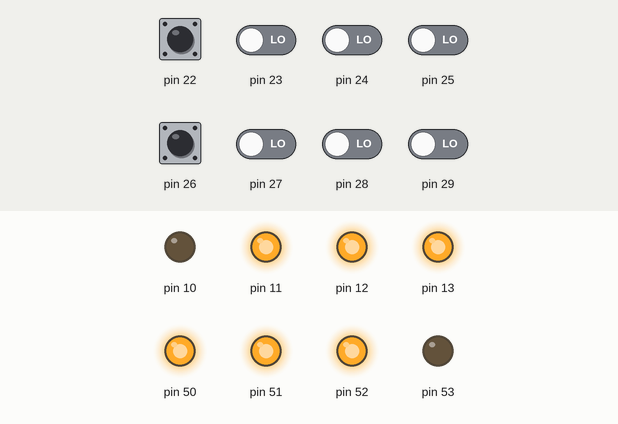
This program was run on a simulated Arduino Mega 2560, built with avr-gcc and run on an emulated ATmega2560. Parts: output pins drawn as LEDs (lit = HIGH). The test bench sets the inputs (shaded band); at power-on: pin 22, pin 26 HIGH, pin 23–25, pin 27–29 LOW.

Above: at 1.2 s.
1.3 s: pin 22 pulled LOW for 0.15 s
At 1.37 s:
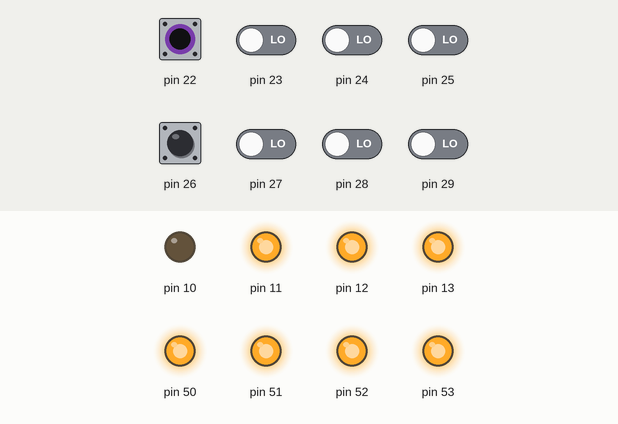
2.9 s: pin 23 driven HIGH
At 3.5 s:
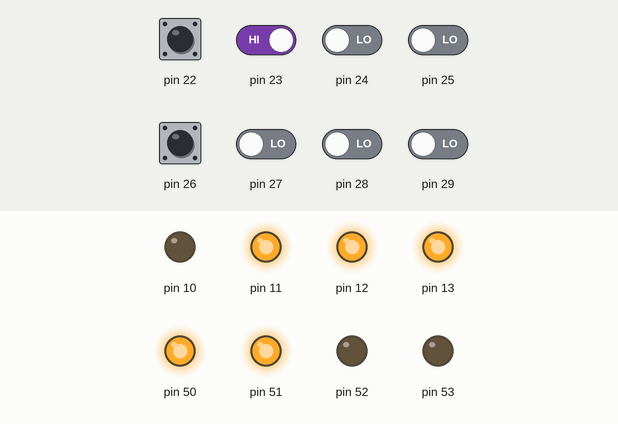
4.4 s: pin 24 driven HIGH
At 5.6 s:
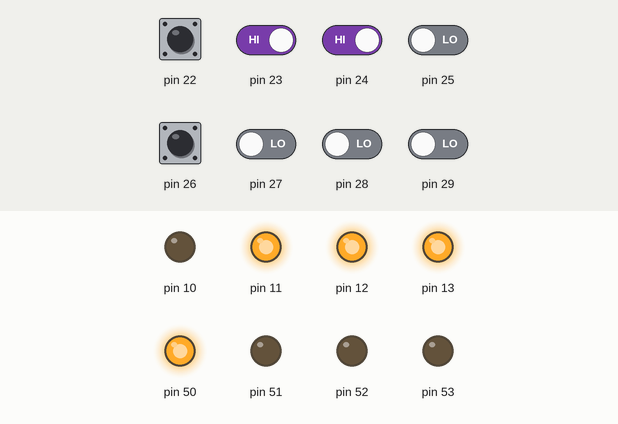
5.9 s: pin 25 driven HIGH
At 7.0 s:
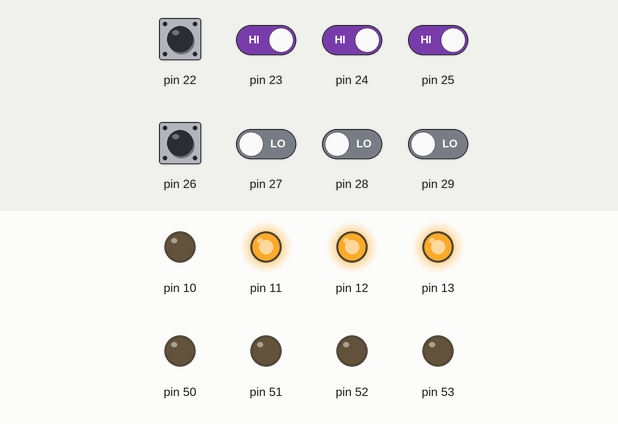
7.4 s: pin 26 pulled LOW for 0.15 s
At 7.47 s:
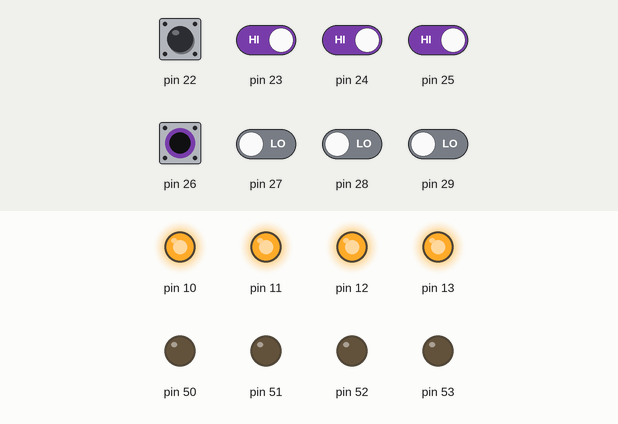
9.0 s: pin 27 driven HIGH
At 9.3 s:
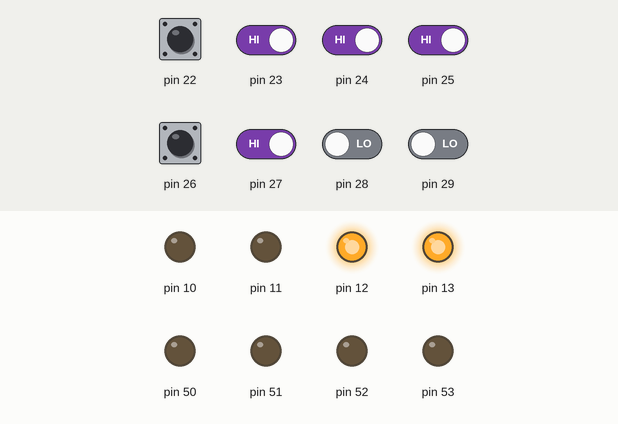
Timing chart, 0 to 11.5 s (numbered marks = the images above; inputs shaded):
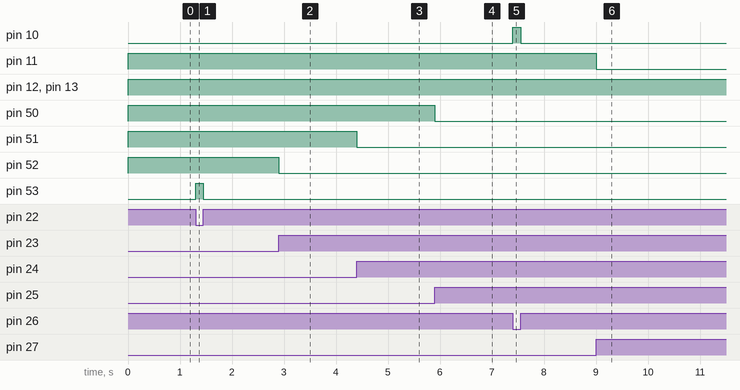

The program:

main.cpp
```cpp
/*
 * Module for using the uC as a light controller
 *
 * @author Mario Elsnig
 * @date LITEC 2020-11-10
 * @version 1.0
*/

#include <Arduino.h>

void setup()
{
  DDRA = 0x00;  // Port A input
  PORTA = 0x11; // Pullup resistors
  DDRB = 0xFF;  // Port B output
}

void loop()
{
  // Should work and be able to use other number of buttons
  PORTB = 0xff - PINA;

  // PROBLEM: Only one button at a time possible
  // if (PINA & 0x10)
  //   PORTB = 0x00;
  // else
  //   PORTB = 0x10;
  // if (PINA & 0x01)
  //   PORTB = 0x00;
  // else
  //   PORTB = 0x01;

  // PROBLEM: Complex and not future-proof
  // if (PINA & 0x10)
  // {
  //   if (PINA & 0x01)
  //     PORTB = 0x00;
  //   else
  //     PORTB = 0x01;
  // }
  // else
  // {
  //   if (PINA & 0x01)
  //     PORTB = 0x01;
  //   else
  //     PORTB = 0x11;
  // }
}
```

main_Toggle.cpp
```cpp
/*
 * Module for using the uC as a light controller
 *
 * @author Mario Elsnig
 * @date LITEC 2020-11-10
 * @version 1.0
*/

#include <Arduino.h>

void setup()
{
  DDRA = 0x00;  // Port A input
  PORTA = 0x11; // Pullup resistors
  DDRB = 0xFF;  // Port B output

  DDRB |= (1 << PB3);
}

uint8_t pressed = 0;
uint8_t firstPressed;
uint8_t secondPressed;
uint8_t firstChanging;
uint8_t secondChanging;
void loop()
{
  // TOGGLE
  if (pressed & PINA)
    pressed -= PINA;
  else
    pressed += PINA;

  PORTB = pressed;

  // PROBLEM: Complex and not future-proof
  // if (PINA & 0x10)
  // {
  //   secondChanging = 0x00;
  // }
  // else if (secondChanging == 0x00)
  // {
  //   secondPressed = 0xff;
  //   secondPressed = 0xff ? 0x00 : 0xff;
  // }
  // if (PINA & 0x01)
  // {
  //   secondChanging = 0x00;
  // }
  // else if (firstChanging == 0x00)
  // {
  //   firstPressed = 0xff;
  //   firstPressed = 0xff ? 0x00 : 0xff;
  // }

  // PROBLEM: Only one button at a time possible
  // if (secondPressed == 0xff)
  //   PORTB = 0x00;
  // else
  //   PORTB = 0x10;
  // if (firstPressed == 0xff)
  //   PORTB = 0x00;
  // else
  //   PORTB = 0x01;
  // Would work but complex
  // if (secondPressed == 0xff)
  // {
  //   if (firstPressed == 0xff)
  //     PORTB = 0x00;
  //   else
  //     PORTB = 0x01;
  // }
  // else
  // {
  //   if (firstPressed == 0xff)
  //     PORTB = 0x01;
  //   else
  //     PORTB = 0x11;
  // }
}
```

Measured:
- after the input at 1.3 s, pin 53: LOW → HIGH at once, → LOW 0.15 s later
- after the input at 2.9 s, pin 52: HIGH → LOW at once
- after the input at 4.4 s, pin 51: HIGH → LOW at once
- after the input at 5.9 s, pin 50: HIGH → LOW at once
- after the input at 7.4 s, pin 10: LOW → HIGH at once, → LOW 0.15 s later
- after the input at 9.0 s, pin 11: HIGH → LOW at once
